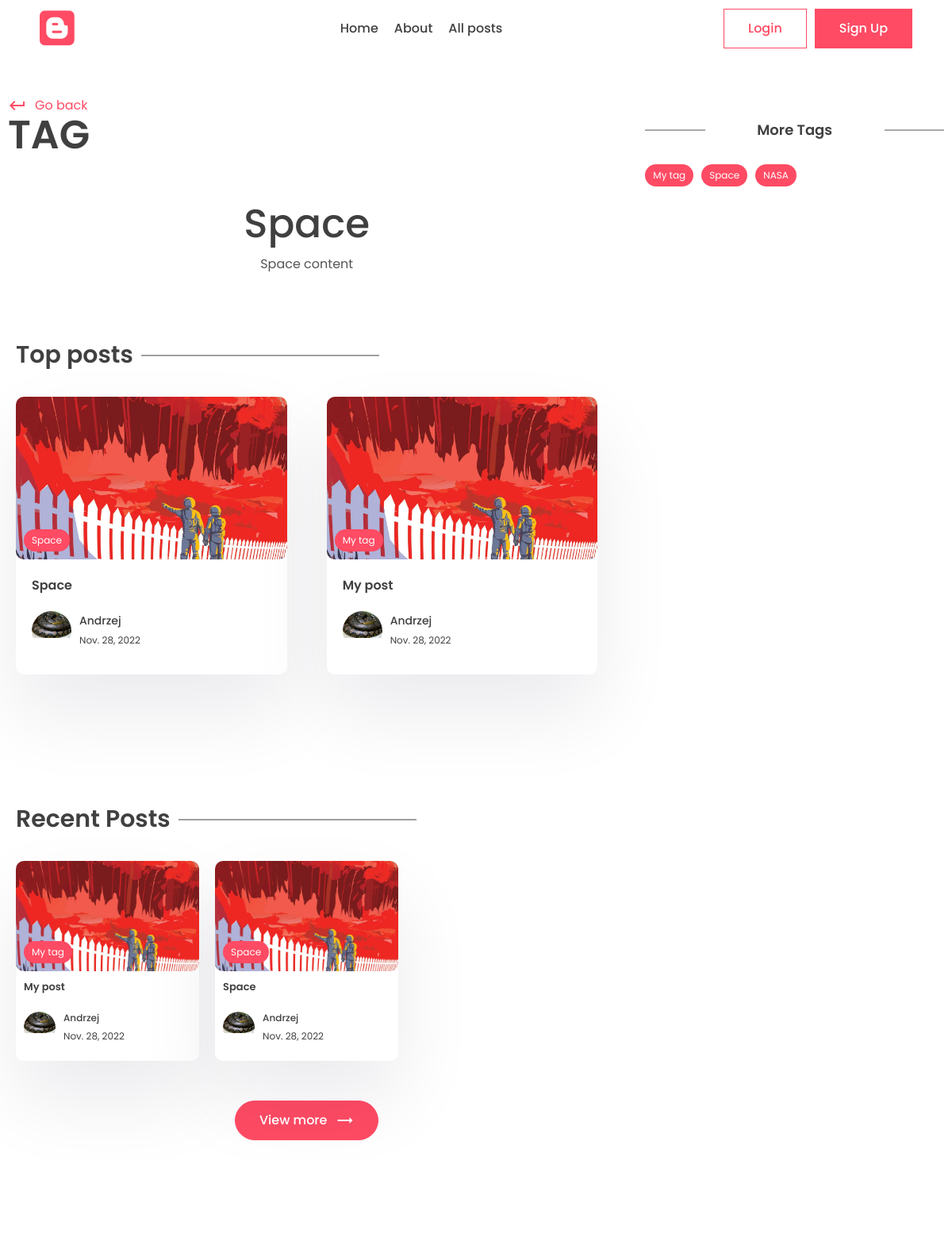
Before: /tag/space (upper part) with the older database file.
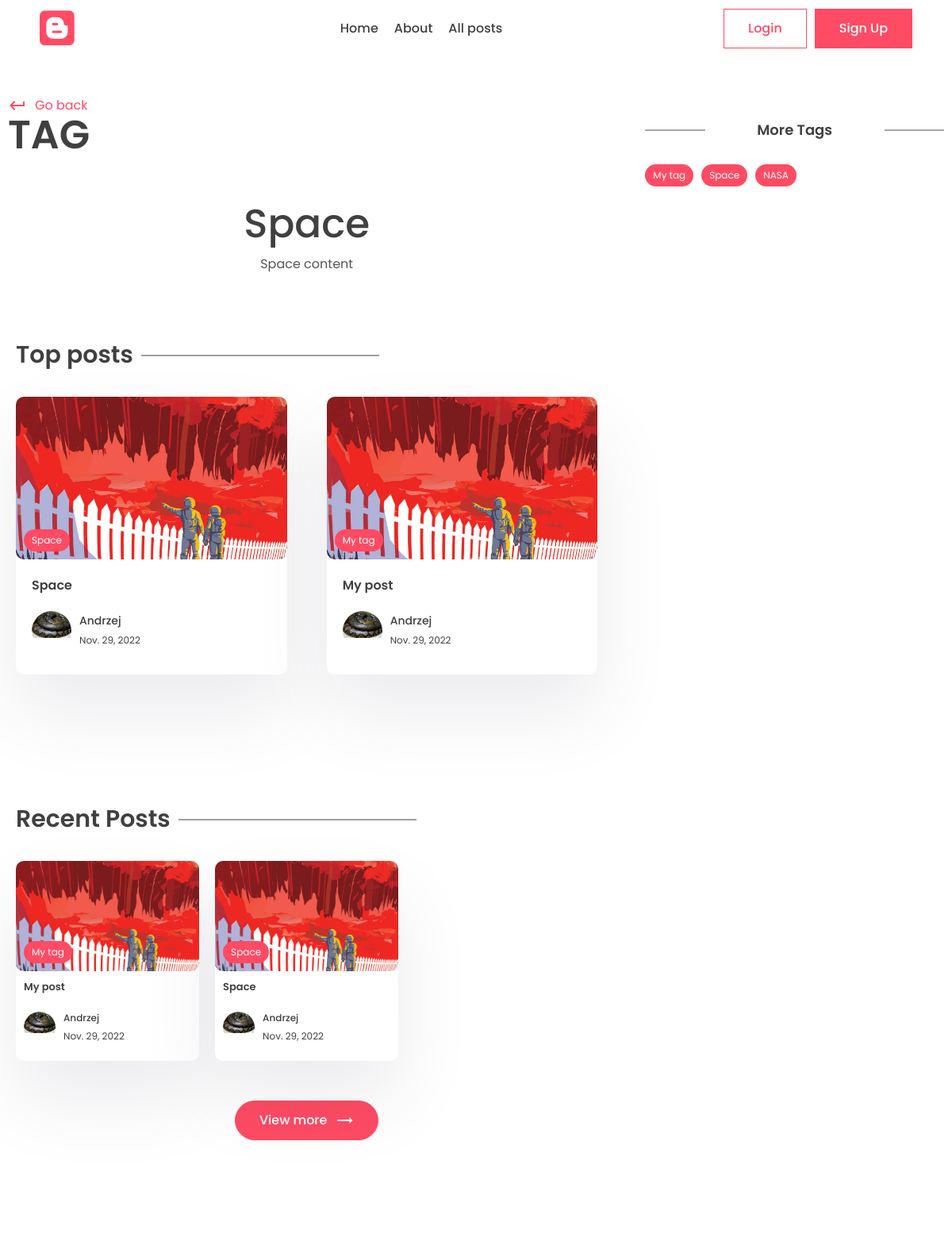
After: the same page with the newer database file.
### app/models.py (models this page shows, shortened)
class Post(models.Model):
    title = models.CharField(max_length=200)
    content = models.TextField()
    last_updated = models.DateTimeField(auto_now=True)
    slug = models.SlugField(max_length=200, unique=True)
    image = models.ImageField(null=True, blank=True, upload_to="images/")
    view_count = models.IntegerField(null=True, blank=True)
    is_featured = models.BooleanField(default=False)
    tags = models.ManyToManyField(Tag, blank=True, related_name="post")
    author = models.ForeignKey(User, on_delete=models.CASCADE, null=True, blank=True)

class Tag(models.Model):
    name = models.CharField(max_length=100)
    description = models.CharField(max_length=100)
    slug = models.SlugField(max_length=200, unique=True)

class Profile(models.Model):
    user = models.OneToOneField(User, on_delete=models.CASCADE)
    profile_image = models.ImageField(null=True, blank=True, upload_to="images/")
    slug = models.SlugField(max_length=200, unique=True)
    bio = models.CharField(max_length=200)

### app/views.py (the view)
# urls.py: path("tag/<slug:slug>", views.tag_page, name="tag_page"),
def tag_page(request, slug):
    tags = Tag.objects.all()
    tag = Tag.objects.get(slug=slug)
    top_posts = Post.objects.filter(tags__in=[tag.id]).order_by("-view_count")[:2]
    recent_posts = Post.objects.filter(tags__in=[tag.id]).order_by("-last_updated")[:3]
    context = {"tag": tag, "tags": tags, "top_posts": top_posts, "recent_posts": recent_posts}
    return render(request, "app/tag.html", context)

### app/templates/app/tag.html (shortened to what the changed rows need)
{% extends 'base.html' %}
{% block content %}
<main>
    <div class="container">
        <div class="layout">
            <div class="left">
                <div class="page-top">
                    <div class="top flex">
                        <div class="page-name">
                            <h1>Tag</h1>
                        </div>
                    </div>
                </div>
                <center>
                    <div class="typo">
                        <h1 class="title">{{tag.name}}</h1>
                    </div>
                </center>
                <section class="sp">
                    <div class="container">
                        <h1 class="sec-title">Top posts</h1>
                        <div class="grid-2 blog">
                            {% for post in top_posts %}
                            <a href="{% url 'post_page' post.slug %}">
                                <div class="card">
                                    <div class="post-img">
                                        <img src="{{post.image.url}}" alt="" />
                                        <div class="tag">{{post.tags.all.0.name}}</div>
                                    </div>
                                    <div class="card-content">
                                        <h3>
                                            {{post.title}}
                                        </h3>
                                        <div class="author">
                                            <div class="profile-pic">
                                                <img src="{{post.author.profile.profile_image.url}}" alt="" />
                                            </div>
                                            <div class="details">
                                                <p>{{post.author.first_name}}</p>
                                                <small>{{post.last_updated|date}}</small>
                                            </div>
                                        </div>
                                    </div>
                                </div>
                            </a>
                            {% endfor %}
                        </div>
                    </div>
                </section>
                <section class="sp">
                    <div class="container">
                        <h1 class="sec-title">Recent Posts</h1>
                        <div class="grid-3 blog-grid">
                            {% for post in recent_posts %}
                            <a href="{% url 'post_page' post.slug %}">
                                <div class="card">
                                    <div class="post-img">
                                        <img src="{{post.image.url}}" alt="" />
                                        <div class="tag">{{post.tags.all.0.name}}</div>
                                    </div>
                                    <div class="card-content">
                                        <h3>
                                            {{post.title}}
                                        </h3>
                                        <div class="author">
                                            <div class="profile-pic">
                                                <img src="{{post.author.profile.profile_image.url}}" alt="" />
                                            </div>
                                            <div class="details">
                                                <p>{{post.author.first_name}}</p>
                                                <small>{{post.last_updated|date}}</small>
                                            </div>
                                        </div>
                                    </div>
                                </div>
                            </a>
                            {% endfor %}
                        </div>
                    </div>
                </section>
            </div>
            <div class="right">
                <div class="block">
                    <h2 class="title2">More Tags</h2>
                </div>
            </div>
        </div>
    </div>
</main>
{% endblock content %}

Changed rows visible on the page:
changed Post "Space": last_updated "Nov. 28, 2022" → "Nov. 29, 2022"
changed Post "My post": last_updated "Nov. 28, 2022" → "Nov. 29, 2022"
